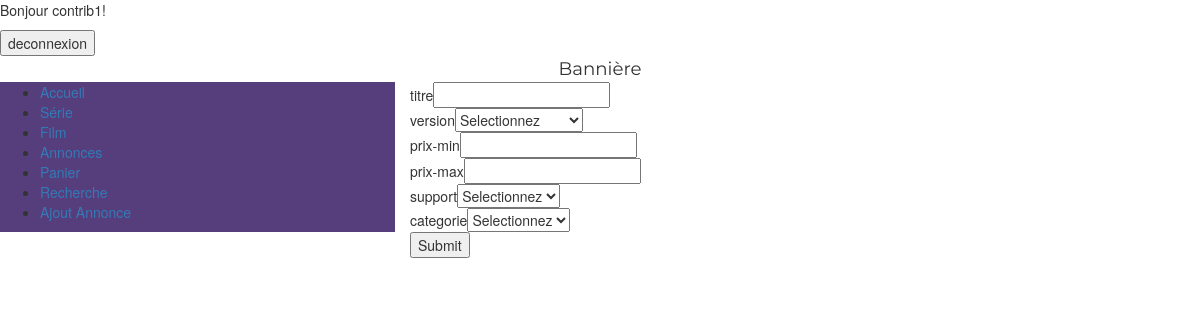
Page /wikiventefilm/recherche.php (signed in) on the committed database.
### tables this page shows
CREATE TABLE `meta_menu` (
  `nom` varchar(255) NOT NULL,
  `lien` varchar(255) NOT NULL,
  `id` int(11) NOT NULL
);

CREATE TABLE `recherche` (
  `id` int(2) NOT NULL,
  `nom` varchar(30) NOT NULL,
  `type` varchar(10) NOT NULL,
  `att_name` varchar(30) NOT NULL
);

CREATE TABLE `recherche_option` (
  `id` int(2) NOT NULL,
  `nom` varchar(30) NOT NULL,
  `options` text NOT NULL
);

### wikiventefilm/recherche.php (the view, shortened to what this page needs)
<?php
	include 'connectdb.php';
	$sql = "SELECT nom, type ,att_name FROM recherche";
	$result = mysqli_query($conn, $sql);
?>
<!DOCTYPE html>
<html>
	<body>
		<?php
			include "all.php";
		?>
		<?php
			echo "<div class='row' id='banniere'>";
				include ("banniere.php");
			echo "</div>";
			echo "<div class='row' id='centre'>";
				echo "<div class='col-md-4' id='menu'>";
					include ("menu.php");
				echo "</div>";
				echo "<div class='col-md-8' id='contenu' >";
				if (mysqli_num_rows($result) > 0)
				{
					echo "<form class='recherche' action='#' method='get'>";
					while($row = mysqli_fetch_assoc($result))
					{
						switch ($row["type"])
						{
							case 'text':
								echo $row["nom"] . "<input type='text' name='" . $row["att_name"] . "'/><br/>";
								break;
							case 'number':
								echo $row["nom"] . "<input type='number' name='" . $row["att_name"] . "'/><br/>";
								break;
							case 'select':
									$sql = "SELECT nom, options FROM recherche_option WHERE nom='".$row["nom"]."'";
									$result2 = mysqli_query($conn, $sql);
									if (mysqli_num_rows($result2) > 0)
									{
										while($row2 = mysqli_fetch_assoc($result2))
										{
											echo $row2["nom"] . "<select class='custom-select' name='".$row2["nom"]."'>";
											$option = explode("#", $row2["options"]);
											for($i=0 ; $i < sizeof($option); $i++)
											{
												echo "<option value='" . $option[$i] . "'>" . $option[$i] . "</option>";
											}
											echo "</select><br/>";
										}
									}
								break;
						}
					}
					echo "<input type='submit' name='submit'/>";
					echo "</form>";
				}
				echo "</div>";
				?>
		</body>
</html>

### wikiventefilm/menu.php
<?php
	 	include 'connectdb.php' ;
		$sql = "SELECT nom, lien, id FROM meta_menu";
		$resultat = mysqli_query($conn, $sql);
		if (isset($_SESSION["login"]) && isset($_SESSION["type"]))
		{
			if ($_SESSION["type"] == "moderateur")
				$user = 2;
			else
				$user = 1;
		}
		else
		{
			$user = 0;
		}
?>
		<?php
    echo "<ul>";
        if (mysqli_num_rows($resultat) > 0)
        {
          while($row = mysqli_fetch_assoc($resultat))
          {
						if(($row["nom"]!="moderation" AND $row["nom"]!="Ajout Annonce") || ($row["nom"]=="moderation" && $user==2 ) || ($row["nom"]=="Ajout Annonce" && $user>=1 ))
						{
	            echo "
		            <li>
	                <a href='".$row["lien"]."''> ".$row["nom"]." </a>
		            </li>
	            ";
						}
          }
        }
        else
        {
            echo "aucun resultats";
        }
      echo " </ul>";
     ?>

### wikiventefilm/css/style.css (style rules this page uses)
#menu { background-color: #563d7c; text-decoration : none !important; }
#banniere { text-align: center; font-size: 130%; font-family: Montserrat; }

### rows in the picture
meta_menu: nom "Accueil"
meta_menu: nom "Série"
meta_menu: nom "Film"
meta_menu: nom "Annonces"
meta_menu: nom "Panier"
meta_menu: nom "Recherche"
meta_menu: nom "Ajout Annonce"
recherche: nom "titre"
recherche_option: nom "version", version "Selectionnez"
recherche: nom "prix-min"
recherche: nom "prix-max"
recherche_option: nom "support", support "Selectionnez"
recherche_option: nom "categorie", categorie "Selectionnez"

### other values in the picture
$_SESSION["login"] "contrib1"
